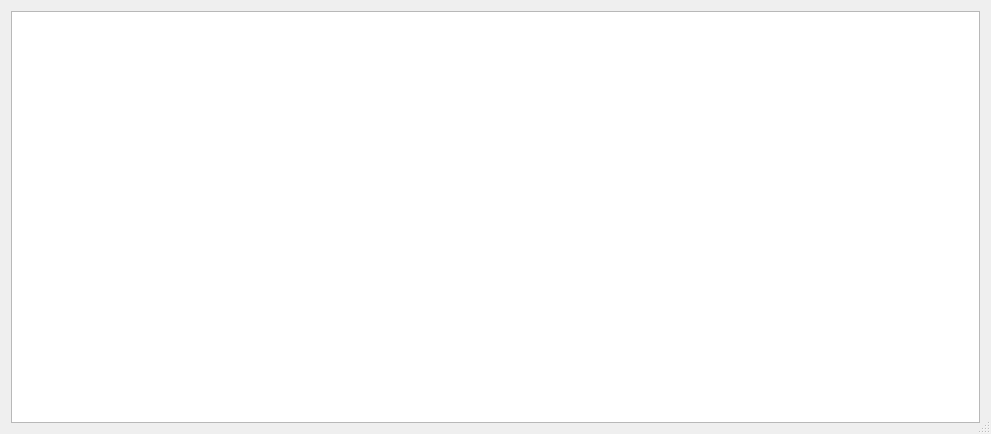
<?xml version="1.0" encoding="UTF-8"?>
<ui version="4.0">
 <class>Dialog</class>
 <widget class="QDialog" name="Dialog">
  <property name="geometry">
   <rect>
    <x>0</x>
    <y>0</y>
    <width>991</width>
    <height>434</height>
   </rect>
  </property>
  <property name="windowTitle">
   <string>Help</string>
  </property>
  <property name="sizeGripEnabled">
   <bool>true</bool>
  </property>
  <layout class="QGridLayout" name="gridLayout">
   <item row="0" column="0">
    <widget class="QTextEdit" name="textEdit">
     <property name="readOnly">
      <bool>true</bool>
     </property>
     <property name="html">
      <string>&lt;!DOCTYPE HTML PUBLIC &quot;-//W3C//DTD HTML 4.0//EN&quot; &quot;http://www.w3.org/TR/REC-html40/strict.dtd&quot;&gt;
&lt;html&gt;&lt;head&gt;&lt;meta name=&quot;qrichtext&quot; content=&quot;1&quot; /&gt;&lt;style type=&quot;text/css&quot;&gt;
p, li { white-space: pre-wrap; }
&lt;/style&gt;&lt;/head&gt;&lt;body style=&quot; font-family:'.SF NS Text'; font-size:13pt; font-weight:400; font-style:normal;&quot;&gt;
&lt;p style=&quot;-qt-paragraph-type:empty; margin-top:0px; margin-bottom:0px; margin-left:0px; margin-right:0px; -qt-block-indent:0; text-indent:0px;&quot;&gt;&lt;br /&gt;&lt;/p&gt;&lt;/body&gt;&lt;/html&gt;</string>
     </property>
    </widget>
   </item>
  </layout>
 </widget>
 <resources/>
 <connections/>
</ui>
